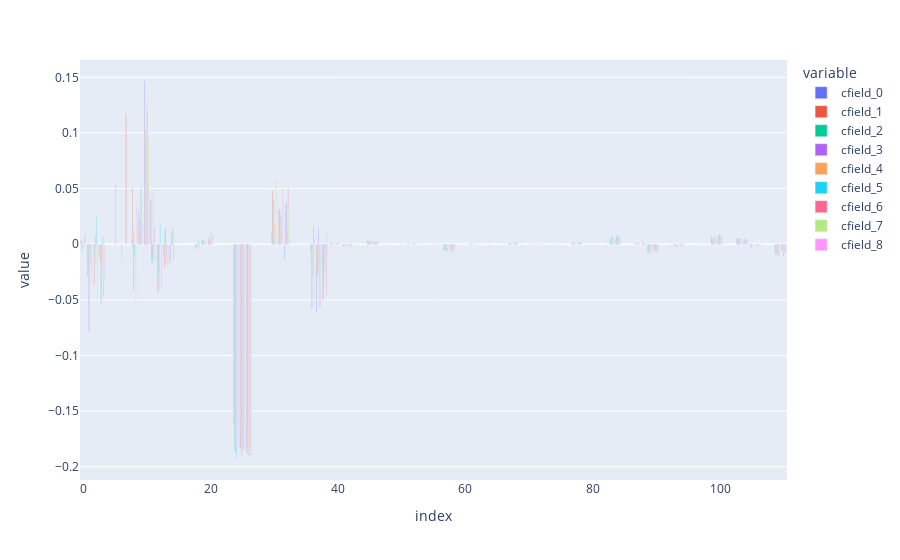

Notebook code cell kept with this figure:
### Code cell
df = {f"cfield_{i}":e for i,e in enumerate(errors)}
px.bar(df,barmode="group")
